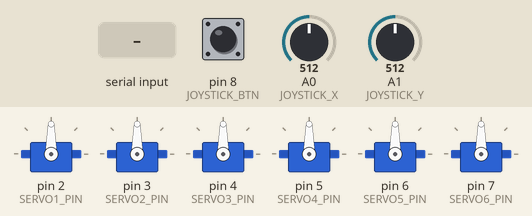
The sketch below on a simulated Arduino Uno, built with avr-gcc and run on an emulated ATmega328P. On the bench: 6 × servo. The test bench sets the inputs (shaded band); at power-on: A0 (JOYSTICK_X) = 512, A1 (JOYSTICK_Y) = 512, pin 8 (JOYSTICK_BTN) HIGH. What the sketch prints to the serial monitor is not drawn.

Above: at 1.2 s.
1.3 s: A0 (JOYSTICK_X) set to 693
2.8 s: A0 (JOYSTICK_X) set to 715
At 5.3 s:
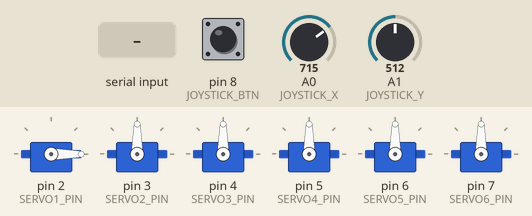
5.8 s: "G" received over the second serial link
At 7.7 s:
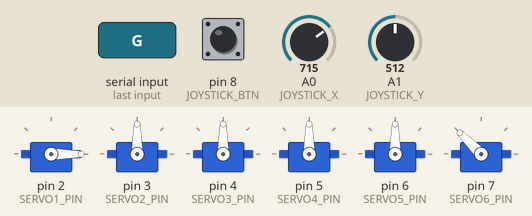
8.4 s: A1 (JOYSTICK_Y) set to 693
9.9 s: A1 (JOYSTICK_Y) set to 711
At 11.8 s:
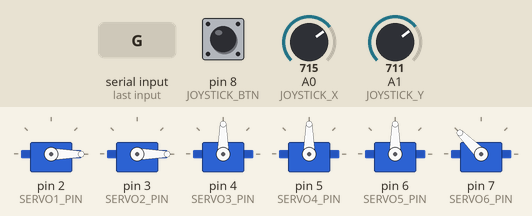
12.9 s: pin 8 (JOYSTICK_BTN) pulled LOW for 0.15 s
At 13.6 s:
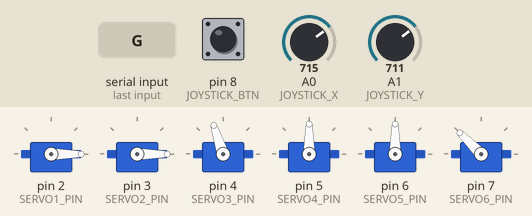
Timing chart, 0 to 15.6 s (numbered marks = the images above; inputs shaded):
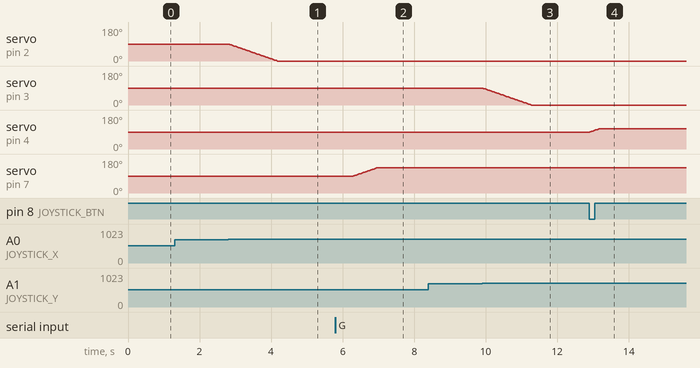

The sketch:

pico_robot_arm.ino
```cpp
/*
 * Raspberry Pi Pico Robot Arm
 * 6-axis robotic arm with Bluetooth control
 *
 * Components:
 * - 6x Servo Motors (SG90/MG995)
 * - HC-05 Bluetooth Module
 * - Joystick Module
 * - Power Supply 5V 5A
 *
 * Libraries Required:
 * - Servo Library
 * - SoftwareSerial Library
 */

#include <Servo.h>
#include <SoftwareSerial.h>

// ===== Pin Definitions =====
#define SERVO1_PIN 2
#define SERVO2_PIN 3
#define SERVO3_PIN 4
#define SERVO4_PIN 5
#define SERVO5_PIN 6
#define SERVO6_PIN 7

#define JOYSTICK_X A0
#define JOYSTICK_Y A1
#define JOYSTICK_BTN 8

#define BLUETOOTH_TX 0
#define BLUETOOTH_RX 1

// ===== Objects =====
Servo servo1, servo2, servo3, servo4, servo5, servo6;
SoftwareSerial bluetooth(BLUETOOTH_RX, BLUETOOTH_TX);

// ===== Variables =====
int servoPositions[6] = {90, 90, 90, 90, 90, 90};
int targetPositions[6] = {90, 90, 90, 90, 90, 90};
bool autoMode = false;
unsigned long lastCommand = 0;

// ===== Setup =====
void setup() {
    Serial.begin(9600);
    bluetooth.begin(9600);

    // Attach servos
    servo1.attach(SERVO1_PIN);
    servo2.attach(SERVO2_PIN);
    servo3.attach(SERVO3_PIN);
    servo4.attach(SERVO4_PIN);
    servo5.attach(SERVO5_PIN);
    servo6.attach(SERVO6_PIN);

    // Set initial positions
    for (int i = 0; i < 6; i++) {
        moveServo(i, 90);
    }

    pinMode(JOYSTICK_BTN, INPUT_PULLUP);

    Serial.println("Robot Arm Ready!");
}

// ===== Main Loop =====
void loop() {
    // Check Bluetooth commands
    if (bluetooth.available()) {
        char command = bluetooth.read();
        handleCommand(command);
    }

    // Manual control with joystick
    if (!autoMode) {
        manualControl();
    }

    // Smooth movement
    for (int i = 0; i < 6; i++) {
        if (servoPositions[i] != targetPositions[i]) {
            if (servoPositions[i] < targetPositions[i]) {
                servoPositions[i]++;
            } else {
                servoPositions[i]--;
            }
            moveServo(i, servoPositions[i]);
        }
    }

    delay(15);
}

// ===== Manual Control =====
void manualControl() {
    int x = analogRead(JOYSTICK_X);
    int y = analogRead(JOYSTICK_Y);

    if (x < 300) targetPositions[0] = constrain(targetPositions[0] + 2, 0, 180);
    if (x > 700) targetPositions[0] = constrain(targetPositions[0] - 2, 0, 180);
    if (y < 300) targetPositions[1] = constrain(targetPositions[1] + 2, 0, 180);
    if (y > 700) targetPositions[1] = constrain(targetPositions[1] - 2, 0, 180);

    if (!digitalRead(JOYSTICK_BTN)) {
        targetPositions[2] = constrain(targetPositions[2] + 2, 0, 180);
    }
}

// ===== Handle Bluetooth Commands =====
void handleCommand(char cmd) {
    switch(cmd) {
        case '1':
            targetPositions[0] = constrain(targetPositions[0] + 10, 0, 180);
            break;
        case '2':
            targetPositions[0] = constrain(targetPositions[0] - 10, 0, 180);
            break;
        case '3':
            targetPositions[1] = constrain(targetPositions[1] + 10, 0, 180);
            break;
        case '4':
            targetPositions[1] = constrain(targetPositions[1] - 10, 0, 180);
            break;
        case '5':
            targetPositions[2] = constrain(targetPositions[2] + 10, 0, 180);
            break;
        case '6':
            targetPositions[2] = constrain(targetPositions[2] - 10, 0, 180);
            break;
        case 'G':
            performGrip();
            break;
        case 'R':
            resetPosition();
            break;
        case 'A':
            autoMode = !autoMode;
            if (autoMode) performWave();
            break;
    }
}

// ===== Move Servo =====
void moveServo(int index, int position) {
    switch(index) {
        case 0: servo1.write(position); break;
        case 1: servo2.write(position); break;
        case 2: servo3.write(position); break;
        case 3: servo4.write(position); break;
        case 4: servo5.write(position); break;
        case 5: servo6.write(position); break;
    }
}

// ===== Perform Grip =====
void performGrip() {
    targetPositions[5] = 45;
    delay(500);
    targetPositions[5] = 135;
}

// ===== Reset Position =====
void resetPosition() {
    for (int i = 0; i < 6; i++) {
        targetPositions[i] = 90;
    }
}

// ===== Wave Animation =====
void performWave() {
    for (int i = 0; i < 3; i++) {
        targetPositions[0] = 45;
        targetPositions[1] = 45;
        delay(300);
        targetPositions[0] = 135;
        targetPositions[1] = 135;
        delay(300);
    }
    resetPosition();
}
```

Measured:
- the behaviour switches between 700 and 701 on A0 (JOYSTICK_X) (found by bisection; images 0 and 1)
- the behaviour switches between 700 and 701 on A1 (JOYSTICK_Y) (found by bisection; images 2 and 3)
- after the input at 1.3 s, every drawn part: stays the same
- after the input at 2.8 s, servo on pin 2 (SERVO1_PIN): moves from 90° to 0° over 1.4 s, starting at once
- after the input at 5.8 s, servo on pin 7 (SERVO6_PIN): moves from 90° to 135° over 0.67 s, starting after 0.50 s
- after the input at 8.4 s, every drawn part: stays the same
- after the input at 9.9 s, servo on pin 3 (SERVO2_PIN): moves from 90° to 0° over 1.4 s, starting at once
- after the input at 12.9 s, servo on pin 4 (SERVO3_PIN): moves from 90° to 108° over 0.26 s, starting at once
